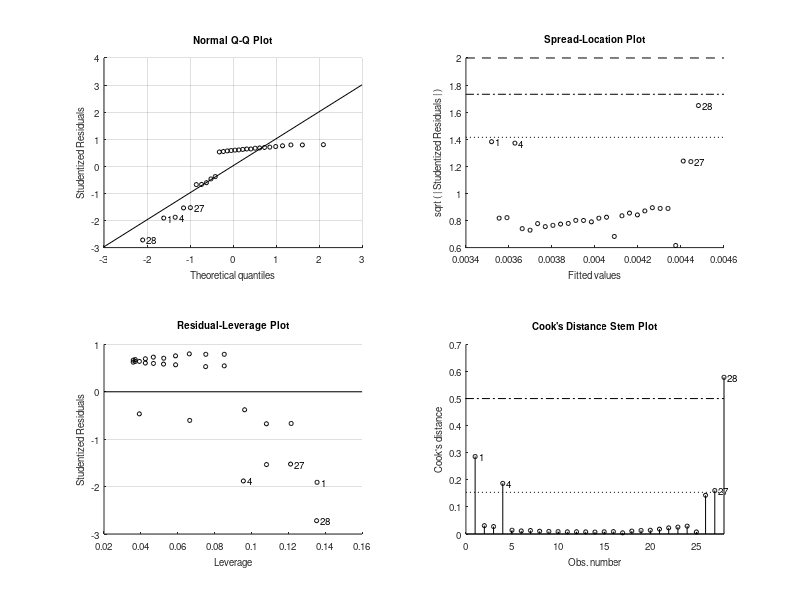

This chart was generated by the following MATLAB code: (Note: this script raises an error after producing the figure.)
clc;clear;close all;

data_low = csvread('kviscous_velocity_lowV.csv',1,0);
data = csvread('kviscous_velocity.csv',1,0);

Km = 0.036064542444157;
Ra = 3.714849119427301;

v_low = data_low(:,1);
i_low = data_low(:,2);
w_low = data_low(:,3);


v = vertcat(v_low,data(4:end,1));
i = vertcat(i_low,data(4:end,2));
w = vertcat(w_low,data(4:end,3));

Te = Km*i;

Tv_actual = 2.6e-6*(w*(2*pi/60))+0.0042;

fit1 = fitlm(v(48:end,1),Te(48:end,1))

fig_x = 400*2; fig_y = 225*2;
fitted = fit1.Fitted;
figure('Position',[100,100,fig_x,fig_y])
plot(w*(2*pi/60),Tv_actual,'g',w(48:end)*(2*pi/60), fitted,'-r',w*(2*pi/60),Te,'-bo')
grid on
legend('T_c+T_v, actual','Fitted Line','Data Points', 'Location', 'northwest','interpreter','LaTex')
title('Torque as a Function of Angular Velocity')
xlabel('Angular Velocity [$\frac{Rad}{S}$]','interpreter','LaTex')
ylabel('Torque [$Nm$]','interpreter','LaTex')

figure('Position',[100,100,fig_x,fig_y])
plot(w(1:40)*(2*pi/60),Te(1:40),'-bo')
grid on
legend('Total Friction', 'Location', 'northwest')
title('Torque as a Function of Angular Velocity, Low $\omega_r$','interpreter','LaTex')
xlabel('Angular Velocity [$\frac{Rad}{S}$]','interpreter','LaTex')
ylabel('Torque [$Nm$]','interpreter','LaTex')

Tc = fit1.Coefficients.Estimate(1);

Kv = (Km*i-Tc)./(w*(2*pi/60));

figure('Position',[100,100,fig_x,fig_y])
plot(w*(2*pi/60),Kv,'-o')
grid on
title('Viscous Damping Factor as a Function of Angular Velocity')
xlabel('Angular Velocity [$\frac{Rad}{S}$]','interpreter','LaTex')
ylabel('Viscous Damping Factor [$Nm\cdot\frac{S}{Rad}$]','interpreter','LaTex')

Kv = sum(Kv(48:end))/length(Kv(48:end))
